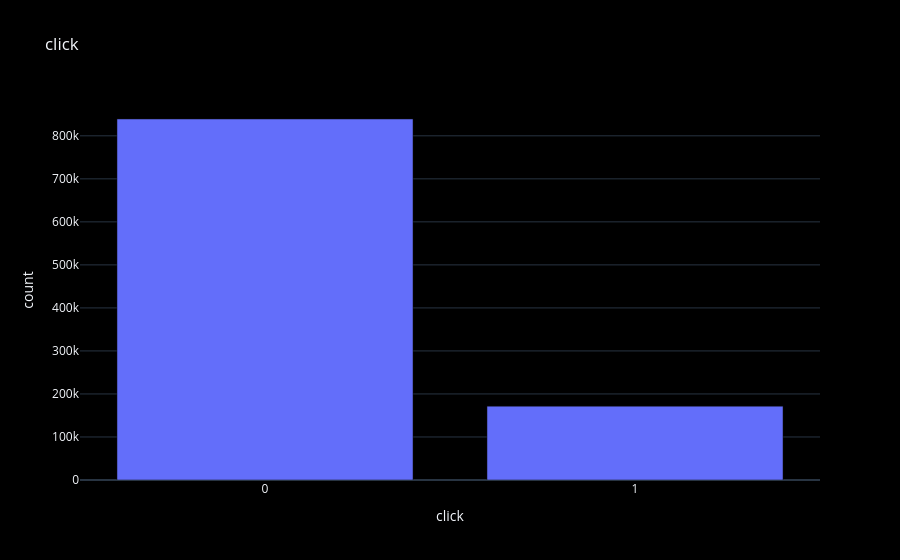

The notebook cell saved with this chart:
### Markdown cell above
### Class distribution

### Code cell
counts = df['click'].value_counts()
fig = px.bar(x=counts.index.astype(str) , y=counts.values , labels={'x' : 'click' , 'y' : 'count'} , title='click')
fig.show()
df['click'].value_counts(normalize=True)

### Figure 1 — Plotly figure (JSON) as saved in the notebook; plotly's stock layout.template omitted (floating-point values rounded to 4 significant figures)
{"data": [{"hovertemplate": "click=%{x}<br>count=%{y}<extra></extra>", "legendgroup": "", "marker": {"color": "#636efa", "pattern": {"shape": ""}}, "name": "", "orientation": "v", "showlegend": false, "textposition": "auto", "type": "bar", "x": ["0", "1"], "xaxis": "x", "y": [839108, 171617], "yaxis": "y"}], "layout": {"barmode": "relative", "legend": {"tracegroupgap": 0}, "title": {"text": "click"}, "xaxis": {"anchor": "y", "domain": [0.0, 1.0], "title": {"text": "click"}}, "yaxis": {"anchor": "x", "domain": [0.0, 1.0], "title": {"text": "count"}}}}
